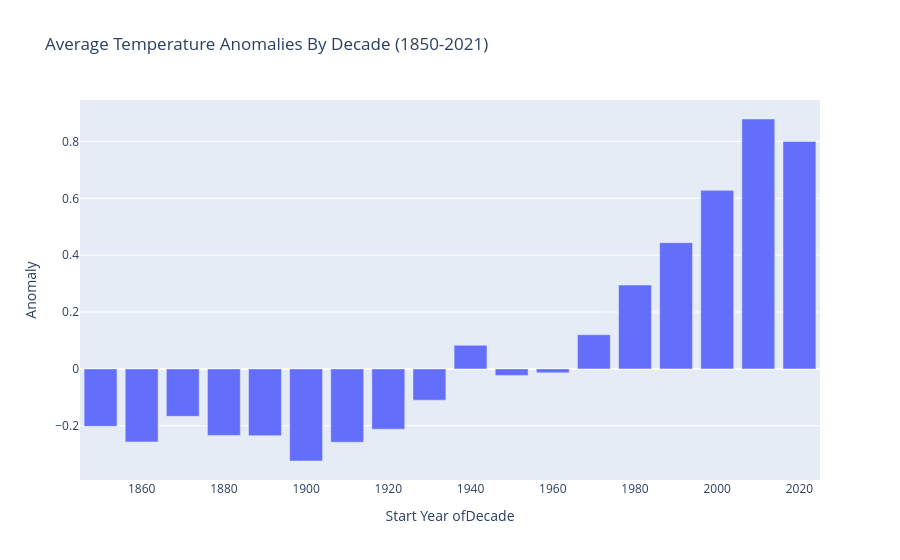

Here is the notebook cell this chart was saved with:
### Markdown cell above
## Bar chart showing temperature anomalies by range of years

### Code cell
# BAR CHART: Temperature Anomalies by Year

# Temp Anomalies Filtering
TEMP_ANOMALIES_DATA = '../data/global_temp_anomaly.csv'
# Read temp anomaly data
df_temp_anomaly = pd.read_csv(TEMP_ANOMALIES_DATA,comment='#',encoding='utf8')

# filter data for the specified year range (1850-2021)
df_filtered_temp_anomalies_1850_2021 = \
    df_temp_anomaly[(df_temp_anomaly\
    ['Year']>= START_YEAR) & (df_temp_anomaly['Year'] <= END_YEAR)]

# set up title constant
TEMP_ANOMALIES_TITLE = 'Average Temperature Anomalies By Decade (1850-2021)' 
# set up filtering with column name constant
ANOMALY_COL_NAME = 'Anomaly'

# Create bins to feed bar chart
# Create a copy to add binned data to
df_filtered_temp_anomalies_1850_2021_COPY = df_filtered_temp_anomalies_1850_2021.copy()
# Create bins for decades - make the end year 1 greater than the last year to include
bins = pd.interval_range(start=1850, end=2030, freq=10, closed='right')  # 10-year bins
# Add a final bin to cover 2021
# bins = bins.append(pd.Interval(left=2020, right=2021, closed='right'))
# print(bins)

# Add a new column to the DataFrame with the binned years
df_filtered_temp_anomalies_1850_2021_COPY['Year_bin'] = pd.cut(\
    df_filtered_temp_anomalies_1850_2021_COPY['Year'], bins)
# print(df_filtered_temp_anomalies_1850_2021_COPY)

# Group by bin and calculate mean anomaly
grouped = df_filtered_temp_anomalies_1850_2021_COPY.groupby('Year_bin', observed=True)['Anomaly'].mean().reset_index()
# print(grouped)

# Plot with Plotly Express
# Convert Interval to string for better x-axis labeling 
# and allowing Plotly to serialze it
#######grouped['Year_bin'] = grouped['Year_bin'].astype(str)
grouped['Year_bin_start'] = grouped['Year_bin']\
    .apply(lambda x: int(x.left))
bar_fig = px.bar(grouped, x='Year_bin_start', y='Anomaly', title=TEMP_ANOMALIES_TITLE)

# bar_fig = px.bar(grouped, x='Year_bin', y='Anomaly', title='Average Temperature Anomaly by Decade')
BAR_Y_AXIS_TITLE = "Avg Temp Anomaly\n(Degrees Celsius)"
BAR_X_AXIS_TITLE = "Start Year ofDecade"
bar_fig.update_layout(xaxis_title=BAR_X_AXIS_TITLE)
# bar_fig.update_layout(yaxis_title=BAR_Y_AXIS_TITLE)
# bar_fig.show()

### Figure 1 — Plotly figure (JSON) as saved in the notebook; plotly's stock layout.template omitted (floating-point values rounded to 4 significant figures)
{"data": [{"hovertemplate": "Year_bin_start=%{x}<br>Anomaly=%{y}<extra></extra>", "legendgroup": "", "marker": {"color": "#636efa", "pattern": {"shape": ""}}, "name": "", "orientation": "v", "showlegend": false, "textposition": "auto", "type": "bar", "x": [1850, 1860, 1870, 1880, 1890, 1900, 1910, 1920, 1930, 1940, 1950, 1960, 1970, 1980, 1990, 2000, 2010, 2020], "xaxis": "x", "y": [-0.202, -0.257, -0.167, -0.234, -0.235, -0.324, -0.258, -0.212, -0.11, 0.083, -0.023, -0.014, 0.12, 0.295, 0.444, 0.628, 0.879, 0.8], "yaxis": "y"}], "layout": {"barmode": "relative", "legend": {"tracegroupgap": 0}, "title": {"text": "Average Temperature Anomalies By Decade (1850-2021)"}, "xaxis": {"anchor": "y", "domain": [0, 1], "title": {"text": "Start Year ofDecade"}}, "yaxis": {"anchor": "x", "domain": [0, 1], "title": {"text": "Anomaly"}}}}
